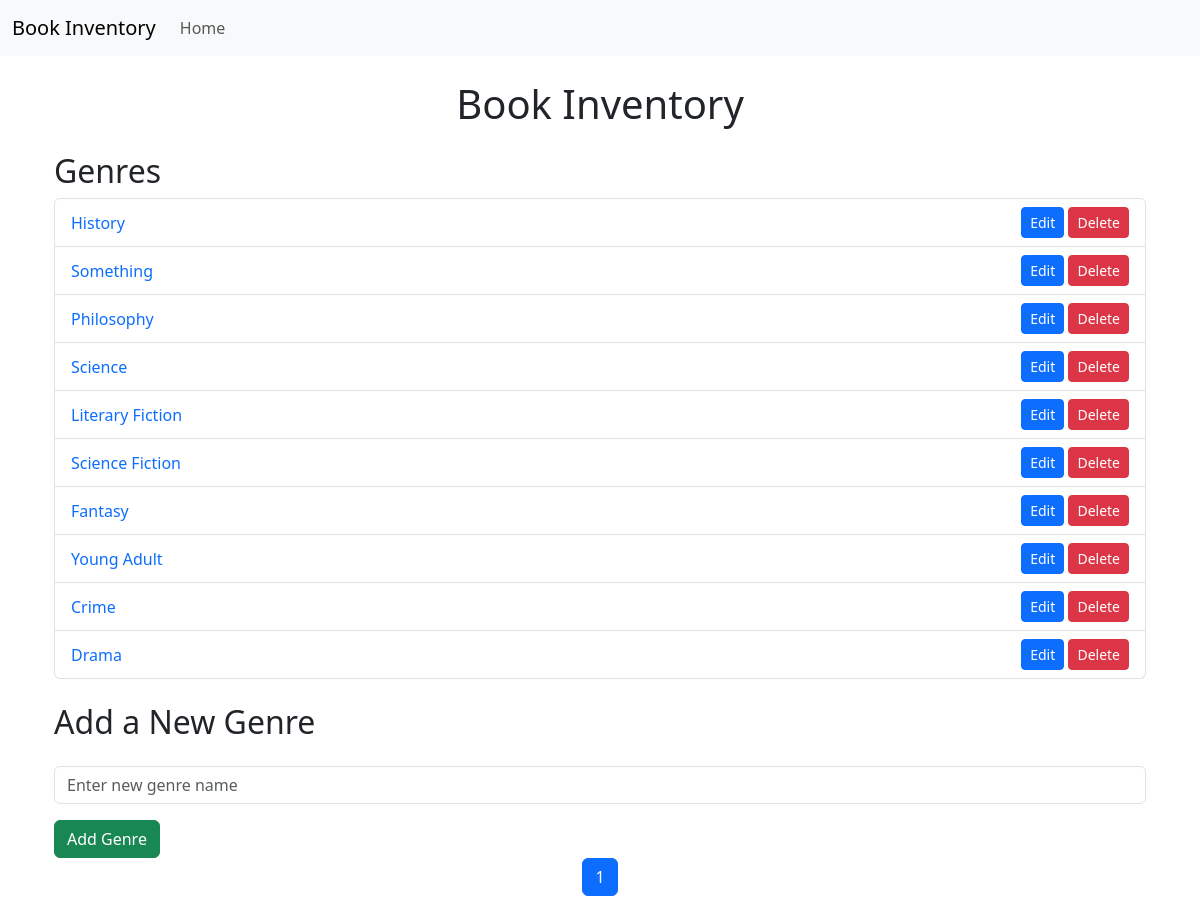
Before: / with the older database file.
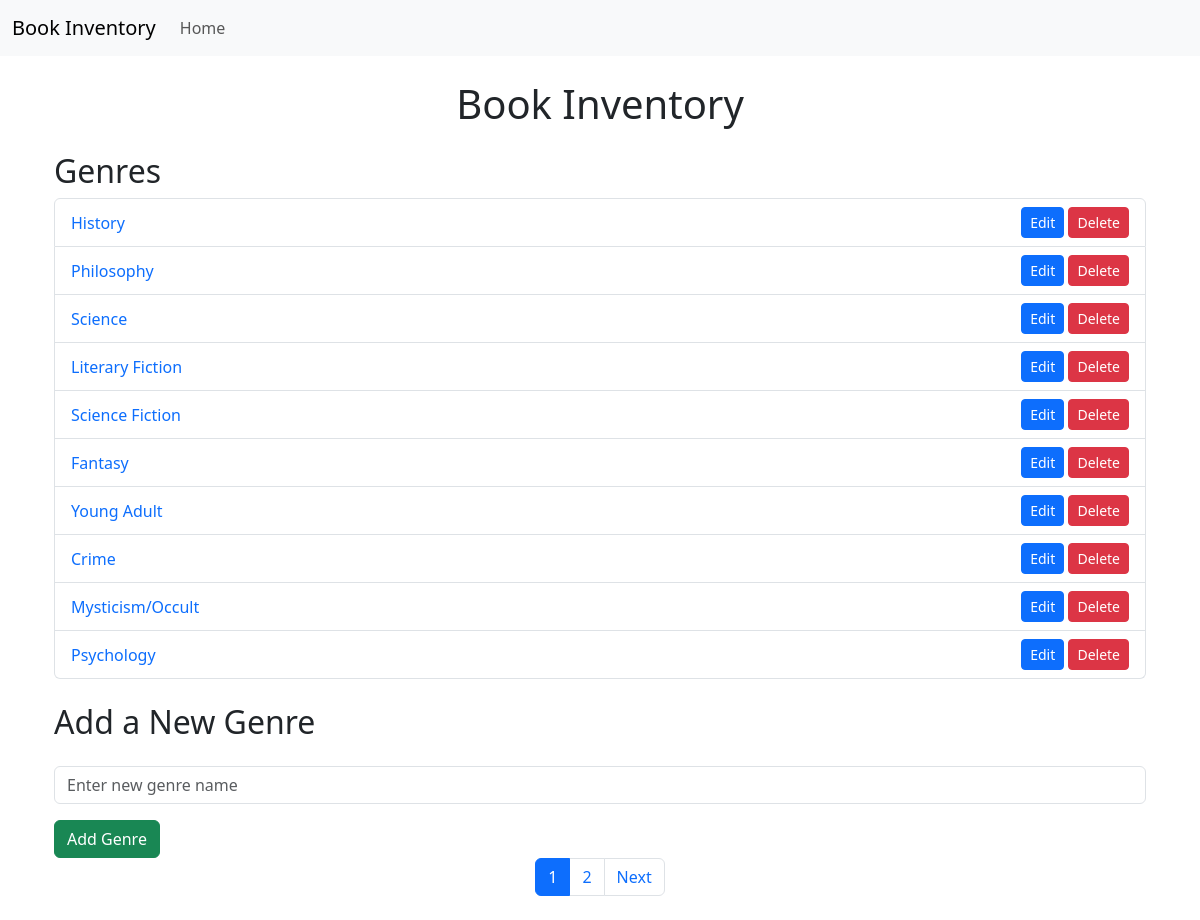
After: the same page with the newer database file.
### models/book.py (models this page shows)
class Genre(db.Model):
    __tablename__ = 'genres'
    id = db.Column(db.Integer, primary_key=True)
    name = db.Column(db.String(100), unique=True, nullable=False)
    books = db.relationship('Book', backref='genre',
                            cascade="all, delete-orphan", lazy=True)

### app.py (the view)
@app.route('/')
def index():
    page = request.args.get('page', 1, type=int)
    genres = Genre.query.paginate(page=page, per_page=10)
    return render_template('home.html', genres=genres)

### templates/home.html (shortened to what this page needs)
{%extends 'layout.html'%} {%block body %}
<div class="container my-4">
  <h1 class="text-center mb-4">Book Inventory</h1>
  <h2>Genres</h2>
  <ul class="list-group mb-4">
    {% for genre in genres %}
    <li
      class="list-group-item d-flex justify-content-between align-items-center"
    >
      <div>
        <a
          href="{{ url_for('view_genre', genre_name=genre.name.replace(' ', '-')) }}"
          class="text-decoration-none"
        >
          {{ genre.name }}
        </a>
      </div>
      <div>
        <a
          href="{{ url_for('edit_genre', genre_id=genre.id) }}"
          class="btn btn-sm btn-primary"
          >Edit</a
        >
        <form
          action="{{ url_for('delete_genre', genre_id=genre.id) }}"
          method="POST"
          style="display: inline"
        >
          <button
            type="submit"
            class="btn btn-sm btn-danger"
            onclick="return confirm('Are you sure you want to delete this genre?');"
          >
            Delete
          </button>
        </form>
      </div>
    </li>
    {% endfor %}
  </ul>
  <h2 class="my-4">Add a New Genre</h2>
  <form
    action="{{ url_for('add_genre') }}"
    method="POST"
    class="needs-validation"
    novalidate
  >
    <div class="mb-3">
      <input
        type="text"
        name="name"
        class="form-control"
        placeholder="Enter new genre name"
        required
      />
    </div>
    <button type="submit" class="btn btn-success">Add Genre</button>
  </form>
  <nav aria-label="Page navigation">
    <ul class="pagination justify-content-center">
      {% for page_num in genres.iter_pages(left_edge=1, right_edge=1, left_current=2, right_current=2) %}
      {% if page_num %}
      <li class="page-item {% if page_num == genres.page %}active{% endif %}">
        <a class="page-link" href="{{ url_for('index', page=page_num) }}">{{ page_num }}</a>
      </li>
      {% else %}
      <li class="page-item disabled"><span class="page-link">...</span></li>
      {% endif %}
      {% endfor %}
      {% if genres.has_next %}
      <li class="page-item">
        <a class="page-link" href="{{ url_for('index', page=genres.next_num) }}">Next</a>
      </li>
      {% endif %}
    </ul>
  </nav>
</div>
</div>
{% endblock%}

Changed rows visible on the page:
removed Genre: name "Something"
added Genre: name "Mysticism/Occult"
changed Genre: name "Drama" → "Psychology"
Other visible differences:
new list line: "2"
text now shown: "Next"
